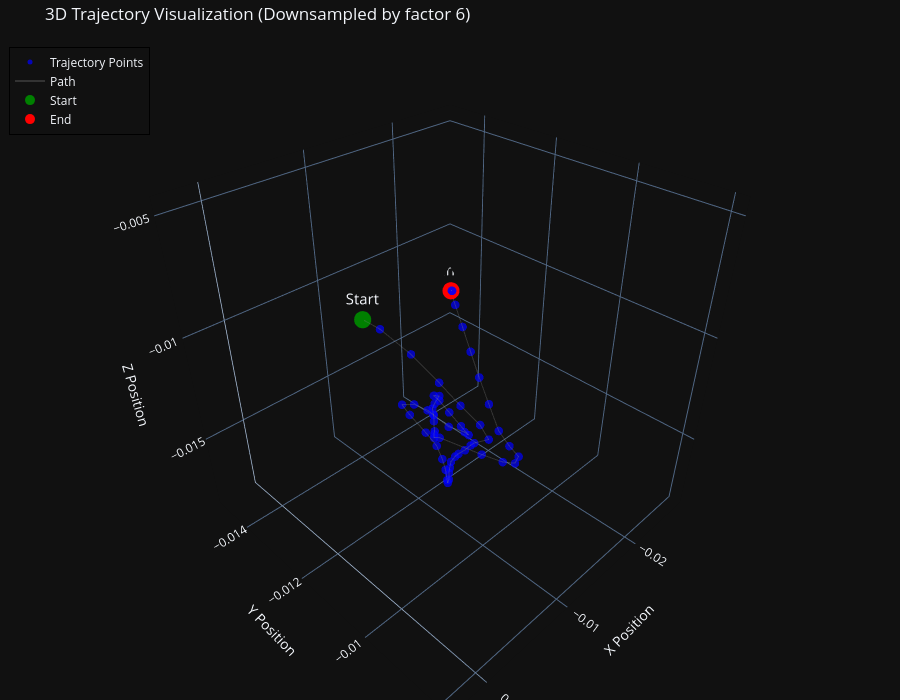

Notebook code for this chart:
### Code cell
dataset_path = "/mnt/cluster/datasets/threading_il/v5/20250711_164118_507201///episode.csv"
dataset = pd.read_csv(dataset_path)
fig3d = plot_interactive_trajectory(dataset, downsample_factor=6)
fig3d.show()
